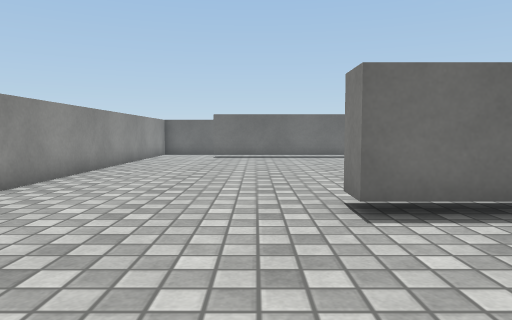
view 1 (above)

16 first-person views from a walk through a 3-D level made in the Unity game engine. The camera is 0.51 m above the floor, tilts 4° down and sees 70° across. The floor is counted in squares, 0.5 m on a side. Each view is taken from the middle of a square. On the plan, view 1 faces up. The plan holds only what a view shows up to about 13 squares ahead; the rest is blank. The player character is not drawn. Surface patterns are stand-ins for the level's own textures.

view 2
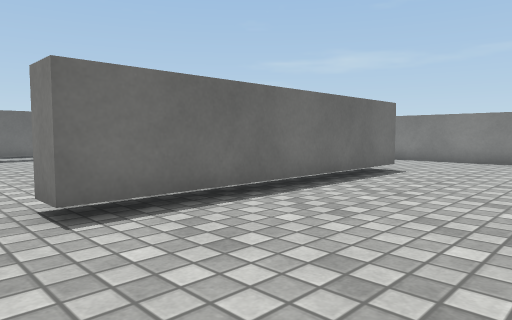

view 3
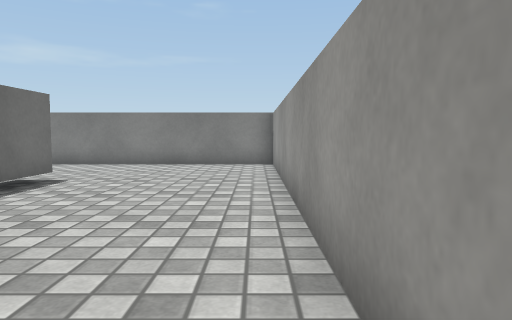

view 4
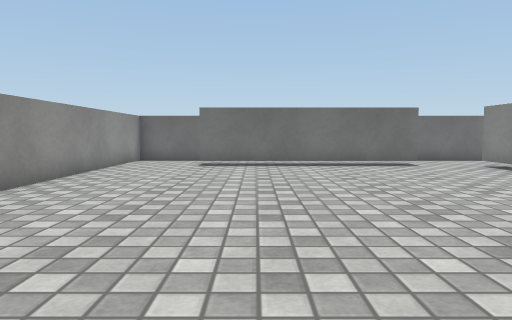

view 5
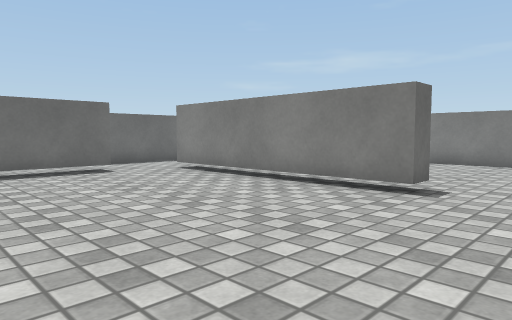

view 6
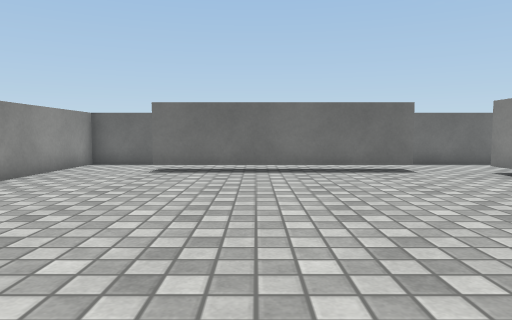

view 7
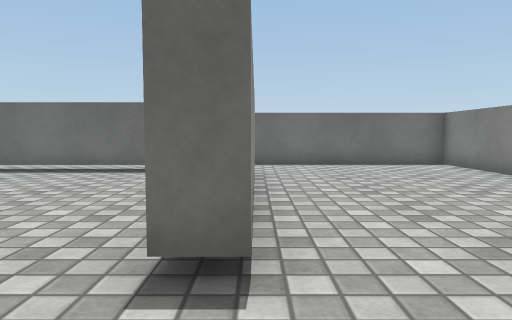

view 8
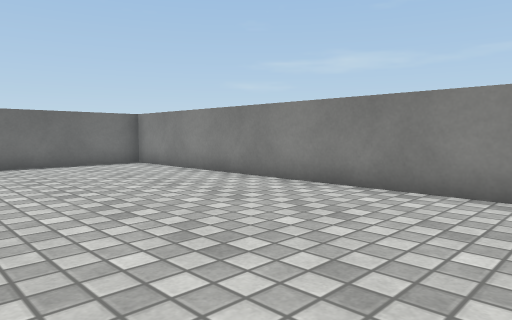

view 9
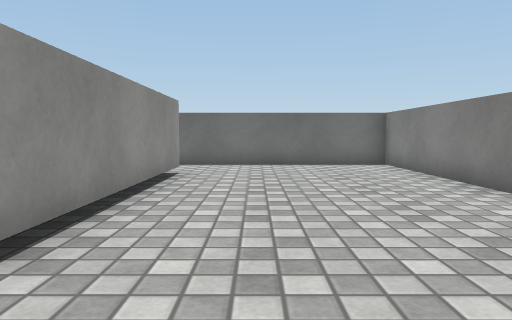

view 10
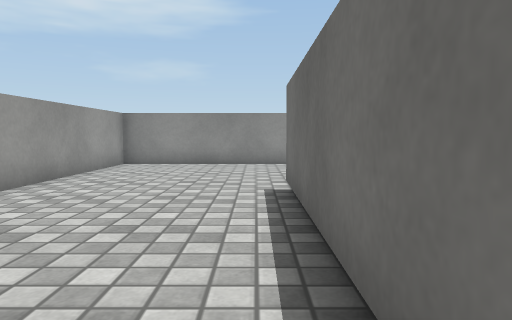

view 11
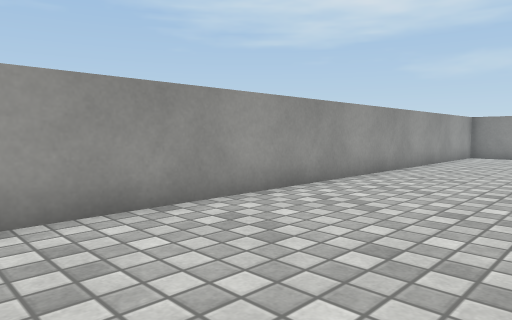

view 12
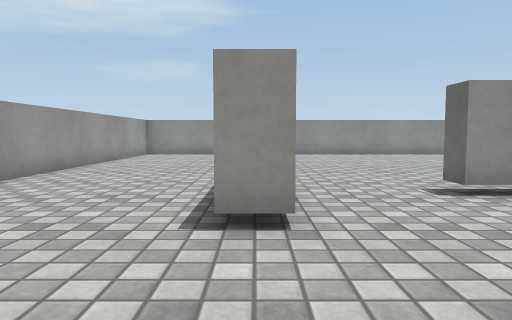

view 13
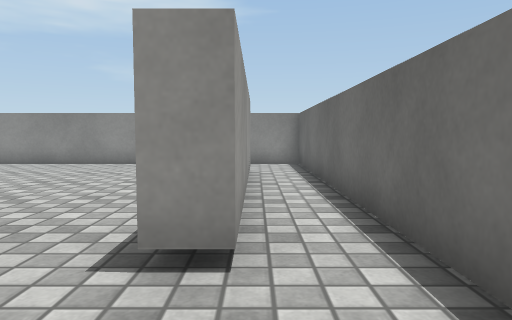

view 14
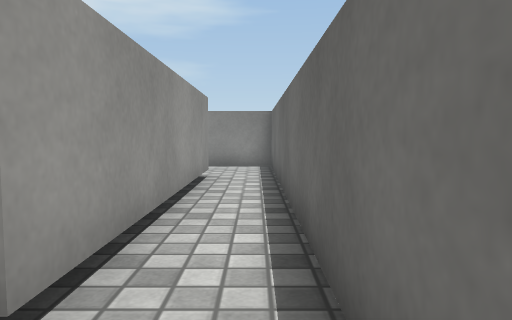

view 15
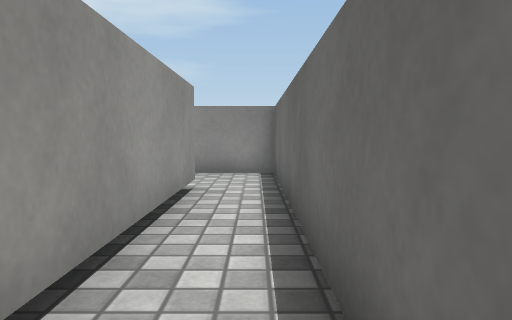

view 16
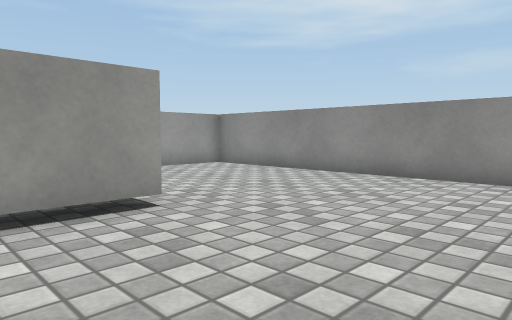

### Floor plan
Key: @ floor where view 1 was taken; # wall or solid block; . floor; T thing the floor can be seen under or through.
Columns run from 5 left of view 1 to 15 right of it. Each row starts with its distance up from view 1.
 19 #####################
 18 #...................#
 17 #...TTTTTTT.........#
 16 #...TTTTTTT.........#
 15 #...........##......#
 14 #...........##......#
 13 #...........##......#
 12 #...........##......#
 11 #...........##......#
 10 #...........##......#
  9 #...........##......#
  8 #...................#
  7 #...................#
  6 #...................#
  5 #......#########....#
  4 #...................#
  3 #...................#
  2 #...................#
  1 #...................#
  0 #....@..............#
 -1 #####################

Positions as (right, up) in squares from view 1, and headings:
1: (0, 0), facing up
2: (0, 0), facing up-right
3: (2, 0), facing right
4: (0, 4), facing up
5: (1, 6), facing up-right
6: (1, 6), facing up
7: (8, 6), facing up
8: (8, 6), facing up-right
9: (10, 6), facing up
10: (8, 4), facing left
11: (13, 4), facing down-left
12: (14, 5), facing left
13: (8, 17), facing left
14: (7, 18), facing left
15: (5, 18), facing left
16: (4, 10), facing down-left
